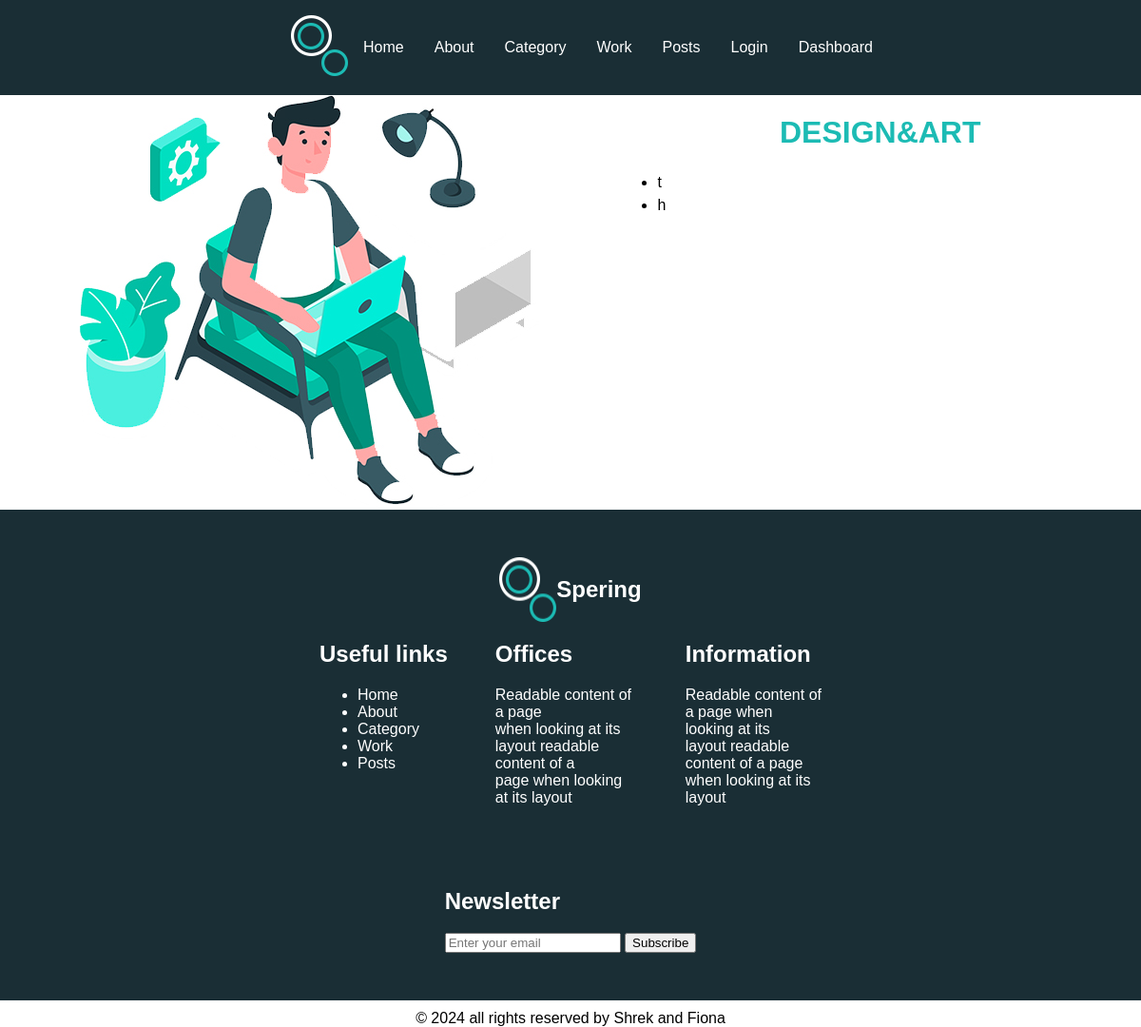
The app's page /category/4/ with its own data.
### myApp/models.py (models this page shows, shortened)
class Genre(models.Model):
    name = models.CharField(max_length=15, unique=True)

class Post(models.Model):
    title = models.CharField(max_length=50)
    author_name = models.ForeignKey(User, on_delete=models.CASCADE)
    content = models.TextField(null=False, blank = False)
    created_at = models.DateTimeField(auto_now_add=True)
    update = models.DateTimeField(auto_now=True)
    genres = models.ManyToManyField(Genre)

### myApp/views.py (the view)
# urls.py: path('category/<int:category_id>/', views.category_page, name='category_page'),
def category_page(request, category_id):
    category = get_object_or_404(Genre, id=category_id)
    posts = Post.objects.filter(genres=category)
    return render(request, 'myApp/category_page.html', {'category': category, 'posts': posts})

### myApp/context_processors.py (called while the page is built)
def genres_processor(request):
    return {'genres': Genre.objects.all()}

### myApp/templates/myApp/category_page.html (shortened to what this page needs)
{% load static %}
<!DOCTYPE html>
<html lang="en">
<head>
    <link rel="stylesheet" href="{% static 'style.css' %}">
</head>
<body>
<div class="grid-layout container">
    {% include 'myApp/header.html' %}
    <div class="sidebar">
        <img src="{% static 'images/experience-img.jpg' %}" class="image indexImage" alt="">
    </div>
    <div class="main">
        <h1 class="genreName">{{ category.name }}</h1>
        <ul>
            {% for post in posts %}
                <li>
                    <a class="liA" href="{% url 'post_detail' post.id %}">{{ post.title }}</a>
                </li>
            {% endfor %}
        </ul>
    </div>
    {% include 'myApp/footer.html' %}
</div>
</body>
</html>

### myApp/static/style.css (style rules this page uses)
body { margin : 0; font-family : sans-serif; }
.container { padding: 0 !important; margin: 0 auto; }
h1 { text-transform : uppercase; font-weight : 750; }
.liA { line-height: 1.5; text-decoration: none; color: inherit; }
.genreName { font-size : 2rem; font-weight : 600; color : #1cbbb4; text-transform: uppercase; text-decoration: none; text-align: center; }
.image { max-width : 100%; height : auto; display : block; }
.sidebar { display: flex; justify-content: center; align-items: center; }
.grid-layout .sidebar { grid-area : sidebar; }
.grid-layout .main { grid-area : main; }
.grid-layout.container { display : grid; grid-template-rows : auto auto auto auto auto; grid-template-areas : "header" "sidebar" "main" "footer" "copyright"; }
@media (min-width: 720px) { .grid-layout.container { grid-template-rows: auto auto auto auto; grid-template-areas: "header header" "sidebar main" "footer footer" "copyright copyright"; } }
@media (min-width: 1020px) { .grid-layout.container { grid-template-rows: auto auto auto auto; grid-template-areas: "header header header" "sidebar main main" "footer footer footer" "copyright copyright copyright"; } }

### records on screen
Genre: name "DESIGN&ART"
Post: title "t"
Post: title "h"
